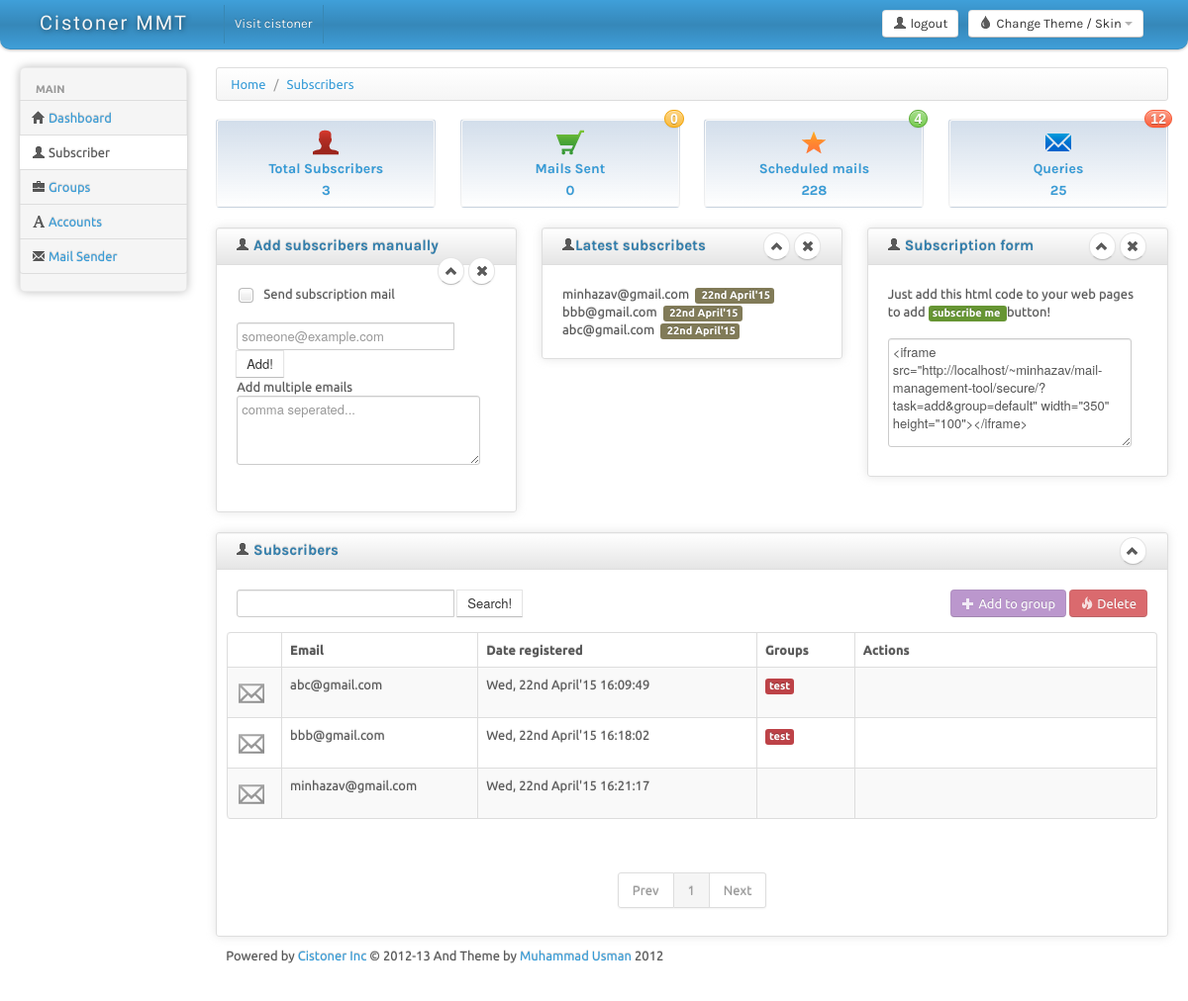
Screenshot of /subscriber.php (signed in) with the database file from the repository.
### tables this page shows
CREATE TABLE IF NOT EXISTS `subscribers` (
`id` int(11) NOT NULL,
  `email` varchar(100) NOT NULL,
  `date` int(10) NOT NULL
);

CREATE TABLE IF NOT EXISTS `group` (
`id` int(11) NOT NULL,
  `name` varchar(40) NOT NULL,
  `description` text NOT NULL,
  `date` int(10) NOT NULL,
  `admin_id` int(11) NOT NULL
);

### libs/subscriber.php (called while the page is built, shortened)
<?php
class subscribers
{
	private $offset;
	private $limit;
	function __construct($l = 20,$p = 1)
	{
		$this->page = $p;
		$this->limit = $l;
		$this->offset = ($this->page - 1) * ($this->limit);
	}
	public function getSubscribers($key = false)
	{
		$prefix = "";
		$query = mysql_query("SELECT * FROM subscribers " .$prefix ."LIMIT $this->limit OFFSET $this->offset");
		while($row = mysql_fetch_array($query))
		{
			$subquery = mysql_query("SELECT `id`, `name` FROM `group`
			INNER JOIN group_subscribers ON group_subscribers.group_id = group.id
			WHERE group_subscribers.subscriber_id = " .$row['id'] .";");
		}
		$query = mysql_query("SELECT count(*) FROM subscribers " .$prefix .";");
		$row = mysql_fetch_array($query);
		$this->totalPages = ((int)($row[0] / $this->limit)) + 1;
	}
	 public static function getLatestSubscribers($no = 10)
	 {
		$query = mysql_query("SELECT email,date FROM subscribers ORDER BY date DESC LIMIT $no;");
		$arr = array();
		while($row = mysql_fetch_array($query))
		{
			$index = count($arr);
			$arr[$index] = array();
			$arr[$index]['email'] = $row['email'];
			$arr[$index]['date'] = date("dS F'y",$row['date']);
		}
		return $arr;
	 }
};

### subscriber.php (the view, shortened to what this page needs)
<?php
	include 'include_this.php';
	$subsObj = new subscribers(20,1);
	$subsObj->getSubscribers();
	$latestSubs = subscribers::getLatestSubscribers();
?>
<!DOCTYPE html>
<html lang="en">
<head>
	<link id="bs-css" href="css/bootstrap-cerulean.css" rel="stylesheet">
	<link href="css/bootstrap-responsive.css" rel="stylesheet">
	<link href="css/charisma-app.css" rel="stylesheet">
	<link href="css/jquery-ui-1.8.21.custom.css" rel="stylesheet">
	<link href='css/fullcalendar.css' rel='stylesheet'>
	<link href='css/fullcalendar.print.css' rel='stylesheet'  media='print'>
	<link href='css/chosen.css' rel='stylesheet'>
	<link href='css/uniform.default.css' rel='stylesheet'>
	<link href='css/colorbox.css' rel='stylesheet'>
	<link href='css/jquery.cleditor.css' rel='stylesheet'>
	<link href='css/jquery.noty.css' rel='stylesheet'>
	<link href='css/noty_theme_default.css' rel='stylesheet'>
	<link href='css/elfinder.min.css' rel='stylesheet'>
	<link href='css/elfinder.theme.css' rel='stylesheet'>
	<link href='css/jquery.iphone.toggle.css' rel='stylesheet'>
	<link href='css/opa-icons.css' rel='stylesheet'>
	<link href='css/uploadify.css' rel='stylesheet'>
	<link href="css/mmt.css" rel="stylesheet">
</head>
<body>
	<?php include 'ui_includes/top_navbar.php';?>
		<div class="container-fluid">
		<div class="row-fluid">
			<?php include 'ui_includes/sidebar.php';?>
			<div id="content" class="span10">
			<div>
				<ul class="breadcrumb">
					<li>
						<a href="#">Home</a> <span class="divider">/</span>
					</li>
					<li>
						<a href="#">Subscribers</a>
					</li>
				</ul>
			</div>
			<?php include 'ui_includes/displaybox.php';?>
			<div class="row-fluid">
				<div class="box span4">
					<div class="box-header well" data-original-title="">
						<h2><i class="icon-user"></i> Add subscribers manually</h2>
						<div class="box-icon">
							<a href="#" class="btn btn-minimize btn-round"><i class="icon-chevron-up"></i></a>
							<a href="#" class="btn btn-close btn-round"><i class="icon-remove"></i></a>
						</div>
					</div>
					<div class="box-content">
						<div class="box-content">
							<form action="javascript: addEmail();" method="post">
							<div class="input-append">
									<input type="checkbox" name='sendMail' id='sendMail'> Send subscription mail
									<br><br>
									<input placeholder='someone@example.com' id="addEmailid" name="subs_search" size="16" type="email" required>
									<button class="btn" type="button" onclick="this.form.submit()">Add!</button>
									<br>
									Add multiple emails
									<br>
									<textarea id='addMultEmail' style="width: 90%;min-height: 60px;" placeholder='comma seperated...' ></textarea>
							</div>
						</form>
						</div>
					</div>
				</div>
				<div class="box span4">
					<div class="box-header well" data-original-title="">
						<h2><i class="icon-user"></i>Latest subscribets </h2>
						<div class="box-icon">
							<a href="#" class="btn btn-minimize btn-round"><i class="icon-chevron-up"></i></a>
							<a href="#" class="btn btn-close btn-round"><i class="icon-remove"></i></a>
						</div>
					</div>
					<div class="box-content">
						<div class="box-content">
							<?php
								$len = count($latestSubs);
								for($i = 0;$i<$len;$i++)
								{
									echo " " .$latestSubs[$i]['email'] ." &nbsp;<span class='label label-info'> " .$latestSubs[$i]['date'] ." </span> <br>";
								}
							?>
						</div>
					</div>
				</div>
				<div class="box span4">
					<div class="box-header well" data-original-title="">
						<h2><i class="icon-user"></i> Subscription form</h2>
						<div class="box-icon">
							<a href="#" class="btn btn-minimize btn-round"><i class="icon-chevron-up"></i></a>
							<a href="#" class="btn btn-close btn-round"><i class="icon-remove"></i></a>
						</div>
					</div>
					<div class="box-content">
						<div class="box-content">
							Just add this html code to your web pages to add
							<span class="label label-success"> subscribe me </span> button!
							<br><br>
							<textarea rows="3" style="height: 100px;width: 90%"><iframe src="http://localhost/~minhazav/mail-management-tool/secure/?task=add&group=default" width="350" height="100"></iframe></textarea>
						</div>
					</div>
				</div>
			</div>
			<div class="row-fluid ">
				<div class="box span12">
					<div class="box-header well" data-original-title="">
						<h2><i class="icon-user"></i> Subscribers
						</h2>
						<div class="box-icon">
							<a href="#" class="btn btn-minimize btn-round"><i class="icon-chevron-up"></i></a>
						</div>
					</div>
					<div class="box-content">
					<div class="box-content">
						<div class="input-append" style="display: inline;width: 40%;float: left">
								<input id="subs_search" name="subs_search" size="16" type="text">
								<button class="btn" type="button" onclick="searchByKey()">Search!</button>
						</div>
						<div style="display: inline;width: 40%;float: right;text-align: right">
							<?php
							if(isset($accessObj->accessLevel['group-AE']))
							{
							?>
							<a class="btn btn-info disabled" id="add_group" href="#" onclick="javascript: document.getElementById('task').value = 'ADD_GROUP';document.forms['emails'].submit();">
								<i class="icon-plus icon-white"></i>
								Add to group
							</a>
							<?php
							}
							if(isset($accessObj->accessLevel['email-D']))
							{
							?>
								<a class="btn btn-danger disabled" href="#" id="delete_button" onclick="javascript: document.getElementById('task').value = 'REMOVE';document.forms['emails'].submit();">
								<i class="icon-fire icon-white"></i>
								Delete
								</a>
							<?php } ?>
						</div>
						<div class="clearfix"></div>
					</div>
						<div id="DataTables_Table_0_wrapper" class="dataTables_wrapper" role="grid">
						<div class="row-fluid">
						<form name="emails" action="" id="emails" method="post" onsubmit="javascript:if(document.getElementById('task').value=='')return false;" >
						<table class="table table-striped table-bordered" id="displayTable" aria-describedby="">
						  <thead>
							<tr role="row">
								<th class="sorting_asc" style="width: 40px;">
								</th>
								<th class="sorting_asc" role="columnheader" tabindex="0" aria-controls="DataTables_Table_0" rowspan="1" colspan="1" aria-sort="ascending" aria-label="Username: activate to sort column descending" style="width: 201px;"> Email</th>
								<th class="sorting" role="columnheader" tabindex="0" aria-controls="DataTables_Table_0" rowspan="1" colspan="1" aria-label="Date registered: activate to sort column ascending" style="width: 30%;">Date registered</th>
								<th class="sorting" role="columnheader" tabindex="0" aria-controls="DataTables_Table_0" rowspan="1" colspan="1" aria-label="Role: activate to sort column ascending" style="width: 96px;">Groups</th>
								<th class="sorting" role="columnheader" tabindex="0" aria-controls="DataTables_Table_0" rowspan="1" colspan="1" aria-label="Actions: activate to sort column ascending" style="width: 378px;">Actions</th>
							</tr>
						  </thead>
					  <tbody role="alert" aria-live="polite" aria-relevant="all">
					  <?php
					  	$len = count($subsObj->subs);
					  	for($i = 0; $i<$len; $i++)
					  	{
					  		echo '<tr class="odd" id_="' .$subsObj->subs[$i]['id'] .'">';
							echo "<td class='selector_icon'><span title='click to select' class='icon32 icon-mail-closed'></span></td>";
					  		echo "<td class='sorting_'>" .$subsObj->subs[$i]['email'];
							echo "</td>";
					  		echo "<td class='center'>" .$subsObj->subs[$i]['date'] ."</td>";
					  		echo "<td class='center '>";
					  		$nos = count($subsObj->subs[$i]['group']);
					  		for($j = 0; $j<$nos; $j++)
					  		{
					  			echo "<span class='label label-important'>" .$subsObj->subs[$i]['group'][$j]['gp_name'] ."</span> ";
					  		}
							echo "</td>";
					  		echo "<td class='center'></td>";
					  		echo '</tr>';
					  	}
					  ?>
						</tbody>
						</table>
						</form>
						<br>
						<div>
							<div class="pagination pagination-centered">
								<ul>
									<li class='pagin pagin_pre <?php if($subsObj->page == 1)echo " disabled"; ?>' pageno='<?php echo $subsObj->page - 1; ?>'><a href="#">Prev</a></li>
									<?php
										for($i = 1;$i<= $subsObj->totalPages;$i++)
										{
											echo '<li class="pagin pagin_ ';
											if($subsObj->page == $i)echo '  active';
											echo '" pageno="' .$i .'"><a href="#">' .$i .'</a></li>';
										}
									?>
									<li class='pagin pagin_next <?php if($subsObj->page == $subsObj->totalPages)echo " disabled"; ?>' pageno='<?php echo $subsObj->page + 1; ?>'><a href="#">Next</a></li>
								</ul>
								<br>
							</div>
						</div>
					</div>
					</div>
				</div>
			</div>
		<?php include 'ui_includes/footer.php';?>
	</div>
</body>
</html>

### css/charisma-app.css (style rules this page uses)
.box { border: 1px solid #DEDEDE; border-radius:3px; -webkit-border-radius:3px; -moz-border-radius:3px; margin-top: 10px; margin-bottom: 10px ; box-shadow: 0 0 10px rgba(189, 189, 189, 0.4); -webkit-box-shadow: 0 0 10px rgba(189, 189, 189, 0.4); -moz-box-shadow: 0 0 10px rgba(189, 189, 189, 0.4); }
.box-header { border:none; padding-top:5px; border-bottom: 1px solid #DEDEDE; border-radius:3px 3px 0 0; -webkit-border-radius:3px 3px 0 0; -moz-border-radius:3px 3px 0 0; height:12px; min-height:12px; margin-bottom: 0; cursor:move; font-weight:bold; font-size:16px; background: -moz-linear-gradient(top, rgba(255,255,255,0) 0%, rgba(0,0,0,0.1) 100%); background: -webkit-gradient(linear, left top, left bottom, color-stop(0%,rgba(255,255,255,0)), color-stop(100%,rgba(0,0,0,0.1))); background: -webkit-linear-gradient(top, rgba(255,255,255,0) 0%,rgba(0,0,0,0.1) 100%); background: -o-linear-gradient(top, rgba(255,255,255,0) 0%,rgba(0,0,0,0.1) 100%); background: -ms-linear-gradient(top, rgba(255,255,255,0) 0%,rgba(0,0,0,0.1) 100%); background: linear-gradient(to bottom, rgba(255,255,255,0) 0%,rgba(0,0,0,0.1) 100%); filter: progid:DXImageTransform.Microsoft.gradient( startColorstr='#00ffffff', endColorstr='#1a000000',GradientType=0 ); }
.box-header h2 { font-size:15px; width:auto; clear:none; float:left; line-height:25px; }
.box-header h2 > i { margin-top:1px; }
.box-icon { float:right; }
.box-icon a { clear:none; float:left; margin:0 2px; height: 18px; width:5px; margin-top: -1px; }
.box-icon a i { margin-left:-4.5px; }
.box-content { padding:10px; }
.btn-round { border-radius: 40px; -webkit-border-radius: 40px; -moz-border-radius: 40px; font-size:12px; padding-top:4px; }

### css/mmt.css (style rules this page uses)
tr { cursor: pointer }

### subscriber.php (style rules this page uses)
body { padding-bottom: 40px; }

### rows the page displays
subscribers: email "abc@gmail.com", subs "Wed, 22nd April'15 16:09:49"
group: name "test"
subscribers: email "bbb@gmail.com", subs "Wed, 22nd April'15 16:18:02"
subscribers: email "minhazav@gmail.com", subs "Wed, 22nd April'15 16:21:17"

### other values shown
$subscribersCount "3"
$sentMailCount "0"
$latestSubs[$i]['email'] "minhazav@gmail.com"
$latestSubs[$i]['date'] "22nd April'15"
$latestSubs[$i]['email'] "bbb@gmail.com"
$latestSubs[$i]['email'] "abc@gmail.com"
